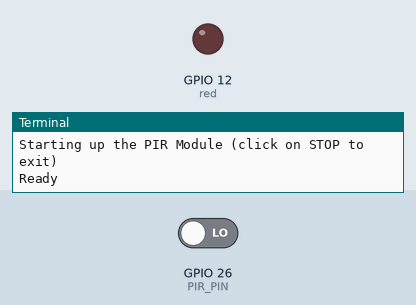
A program run on a simulated Raspberry Pi (BCM pin numbers). Parts: output pins drawn as LEDs (lit = HIGH), the last lines printed to the terminal. Dashed ring = blinking. Inputs (shaded band) come from the test bench; at power-on: GPIO 26 (PIR_PIN) LOW.

Above: at 2.2 s.
2.3 s: GPIO 26 (PIR_PIN) driven HIGH
At 2.8 s:
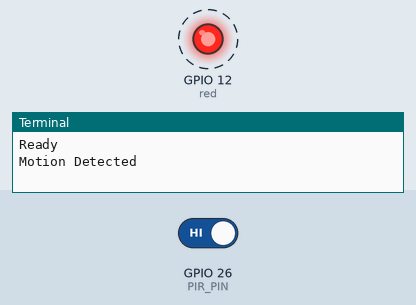
5.3 s: GPIO 26 (PIR_PIN) driven LOW
At 6.1 s:
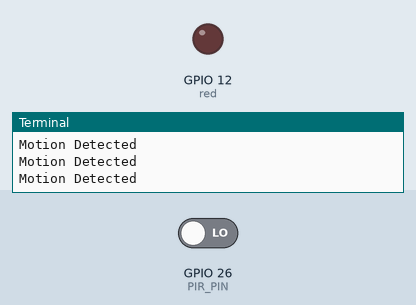
Timing chart, 0 to 8.3 s (numbered marks = the images above; inputs shaded):
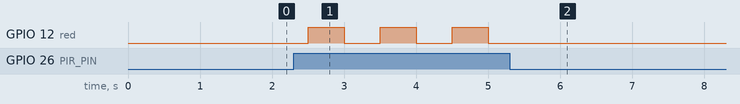

Measured:
- after the input at 2.3 s, GPIO 12 (red): alternates HIGH for 0.50 s and LOW for 0.50 s, starting after 0.20 s
- after the input at 5.3 s, GPIO 12 (red): stops changing and stays LOW

The program:

pir_led.py
```python
import RPi.GPIO as GPIO
from gpiozero import LED
import time

GPIO.setmode(GPIO.BCM)
GPIO.setwarnings(False)
PIR_PIN = 26
GPIO.setup(PIR_PIN, GPIO.IN)

red = LED(12)

print('Starting up the PIR Module (click on STOP to exit)')
time.sleep(1)
print ('Ready')

while True:
  if GPIO.input(PIR_PIN):
    print('Motion Detected')
    red.on()
    time.sleep(0.5)
    red.off()


  time.sleep(0.5)
```
